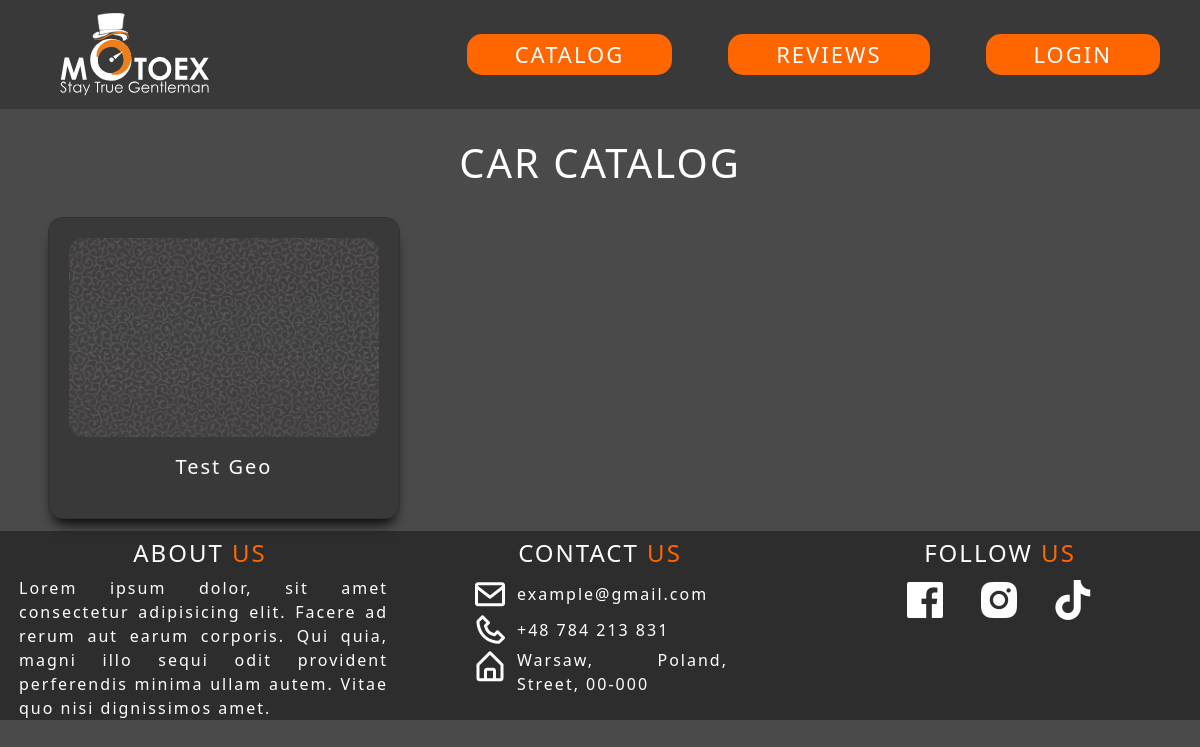
Page /catalog/commercial/ on the earlier database version.
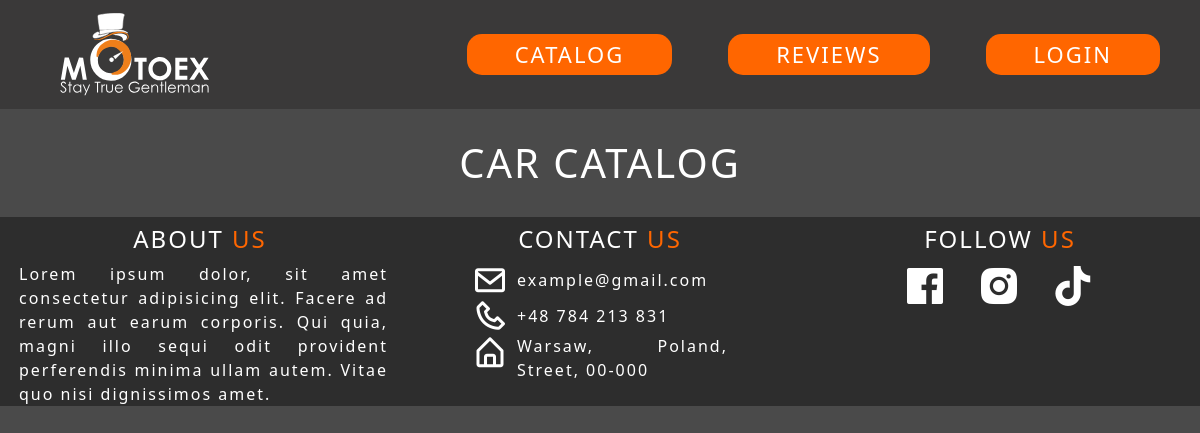
Same page on the later database version.
### andrei/models.py (models this page shows)
class Vehicle(models.Model):
    name = models.CharField(max_length=100)
    description = models.TextField(null=False)
    lon = models.FloatField()
    lat = models.FloatField()
    vtype = models.CharField(max_length=20)
    engine = models.CharField(max_length=100)
    fuel_type = models.CharField(max_length=100)
    transmission = models.CharField(max_length=10)
    year_of_prod = models.IntegerField()
    mileage = models.CharField(max_length=15)
    hometown = models.CharField(max_length=30)                  # from ""
    currently_in = models.CharField(max_length=30)              # currently in ""
    users = models.ManyToManyField(User)                        # чтобы лайкнуть car

class MainImage(models.Model):
    vehicle = models.OneToOneField(Vehicle, on_delete=models.CASCADE)
    image = models.ImageField(upload_to='vehicle_images/')

### andrei/views.py (the view)
# urls.py: path('catalog/<str:category>/', catalog_page, name='catalog'),
def catalog_page(request, category: str):
    vehicles = Vehicle.objects.filter(vtype=category.lower())
    return render(request, 'catalog_page.html', {'vehicles': vehicles})

### templates/catalog_page.html (shortened to what the changed rows need)
{% load static %}
<html lang="en">
<head>
  <link href="https://cdn.jsdelivr.net/npm/bootstrap@5.0.2/dist/css/bootstrap.min.css" rel="stylesheet">
  <link href='https://unpkg.com/boxicons@2.1.4/css/boxicons.min.css' rel='stylesheet'>
  <link rel="stylesheet" type="text/css" href="https://cdn.jsdelivr.net/npm/slick-carousel@1.8.1/slick/slick.css">
</head>
<body>
    <div class="container-fluid catalog mt-4 px-5">
      <div class="row">
        {% for vehicle in vehicles %}
        <div class="col-lg-4 col-in-row">
          <div class="card">
            <a href="{% url 'about' vehicle.id %}" class="card-link">
              <img src="{{ vehicle.mainimage.image.url }}" alt="car-image" class="card-img">
              <p class="car-type">
                {{ vehicle.name }}
              </p>
            </a>
          </div>
        </div>
        {% endfor %}
      </div>
    </div>
</body>
</html>

Differences in the rows shown:
removed Vehicle: mainimage.image (picture), name "Test Geo"
